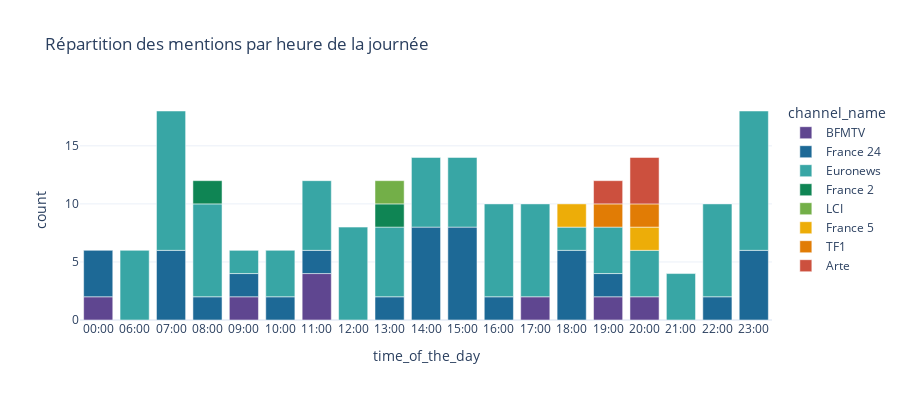

This figure's notebook cell:
### Code cell
show_mentions_by_time_of_the_day(
    data,split = "channel_name",
    list_of_channels = TOP_CHANNELS_TV,kind = "bar",height = 700,method = "minutes"
)

### Figure 1 — Plotly figure (JSON) as saved in the notebook; plotly's stock layout.template omitted (floating-point values rounded to 4 significant figures)
{"data": [{"alignmentgroup": "True", "hovertemplate": "channel_name=BFMTV<br>time_of_the_day=%{x}<br>count=%{y}<extra></extra>", "legendgroup": "BFMTV", "marker": {"color": "rgb(95, 70, 144)", "pattern": {"shape": ""}}, "name": "BFMTV", "offsetgroup": "BFMTV", "orientation": "v", "showlegend": true, "textposition": "auto", "x": ["00:00", "09:00", "11:00", "17:00", "19:00", "20:00"], "xaxis": "x", "y": [2, 2, 4, 2, 2, 2], "yaxis": "y", "type": "bar"}, {"alignmentgroup": "True", "hovertemplate": "channel_name=France 24<br>time_of_the_day=%{x}<br>count=%{y}<extra></extra>", "legendgroup": "France 24", "marker": {"color": "rgb(29, 105, 150)", "pattern": {"shape": ""}}, "name": "France 24", "offsetgroup": "France 24", "orientation": "v", "showlegend": true, "textposition": "auto", "x": ["00:00", "07:00", "08:00", "09:00", "10:00", "11:00", "13:00", "14:00", "15:00", "16:00", "18:00", "19:00", "22:00", "23:00"], "xaxis": "x", "y": [4, 6, 2, 2, 2, 2, 2, 8, 8, 2, 6, 2, 2, 6], "yaxis": "y", "type": "bar"}, {"alignmentgroup": "True", "hovertemplate": "channel_name=Euronews<br>time_of_the_day=%{x}<br>count=%{y}<extra></extra>", "legendgroup": "Euronews", "marker": {"color": "rgb(56, 166, 165)", "pattern": {"shape": ""}}, "name": "Euronews", "offsetgroup": "Euronews", "orientation": "v", "showlegend": true, "textposition": "auto", "x": ["06:00", "07:00", "08:00", "09:00", "10:00", "11:00", "12:00", "13:00", "14:00", "15:00", "16:00", "17:00", "18:00", "19:00", "20:00", "21:00", "22:00", "23:00"], "xaxis": "x", "y": [6, 12, 8, 2, 4, 6, 8, 6, 6, 6, 8, 8, 2, 4, 4, 4, 8, 12], "yaxis": "y", "type": "bar"}, {"alignmentgroup": "True", "hovertemplate": "channel_name=France 2<br>time_of_the_day=%{x}<br>count=%{y}<extra></extra>", "legendgroup": "France 2", "marker": {"color": "rgb(15, 133, 84)", "pattern": {"shape": ""}}, "name": "France 2", "offsetgroup": "France 2", "orientation": "v", "showlegend": true, "textposition": "auto", "x": ["08:00", "13:00"], "xaxis": "x", "y": [2, 2], "yaxis": "y", "type": "bar"}, {"alignmentgroup": "True", "hovertemplate": "channel_name=LCI<br>time_of_the_day=%{x}<br>count=%{y}<extra></extra>", "legendgroup": "LCI", "marker": {"color": "rgb(115, 175, 72)", "pattern": {"shape": ""}}, "name": "LCI", "offsetgroup": "LCI", "orientation": "v", "showlegend": true, "textposition": "auto", "x": ["13:00"], "xaxis": "x", "y": [2], "yaxis": "y", "type": "bar"}, {"alignmentgroup": "True", "hovertemplate": "channel_name=France 5<br>time_of_the_day=%{x}<br>count=%{y}<extra></extra>", "legendgroup": "France 5", "marker": {"color": "rgb(237, 173, 8)", "pattern": {"shape": ""}}, "name": "France 5", "offsetgroup": "France 5", "orientation": "v", "showlegend": true, "textposition": "auto", "x": ["18:00", "20:00"], "xaxis": "x", "y": [2, 2], "yaxis": "y", "type": "bar"}, {"alignmentgroup": "True", "hovertemplate": "channel_name=TF1<br>time_of_the_day=%{x}<br>count=%{y}<extra></extra>", "legendgroup": "TF1", "marker": {"color": "rgb(225, 124, 5)", "pattern": {"shape": ""}}, "name": "TF1", "offsetgroup": "TF1", "orientation": "v", "showlegend": true, "textposition": "auto", "x": ["19:00", "20:00"], "xaxis": "x", "y": [2, 2], "yaxis": "y", "type": "bar"}, {"alignmentgroup": "True", "hovertemplate": "channel_name=Arte<br>time_of_the_day=%{x}<br>count=%{y}<extra></extra>", "legendgroup": "Arte", "marker": {"color": "rgb(204, 80, 62)", "pattern": {"shape": ""}}, "name": "Arte", "offsetgroup": "Arte", "orientation": "v", "showlegend": true, "textposition": "auto", "x": ["19:00", "20:00"], "xaxis": "x", "y": [2, 4], "yaxis": "y", "type": "bar"}], "layout": {"xaxis": {"anchor": "y", "domain": [0, 1], "title": {"text": "time_of_the_day"}, "categoryorder": "array", "categoryarray": ["00:00", "06:00", "07:00", "08:00", "09:00", "10:00", "11:00", "12:00", "13:00", "14:00", "15:00", "16:00", "17:00", "18:00", "19:00", "20:00", "21:00", "22:00", "23:00"]}, "yaxis": {"anchor": "x", "domain": [0, 1], "title": {"text": "count"}}, "legend": {"title": {"text": "channel_name"}, "tracegroupgap": 0}, "title": {"text": "Répartition des mentions par heure de la journée"}, "barmode": "relative", "height": 400}}
